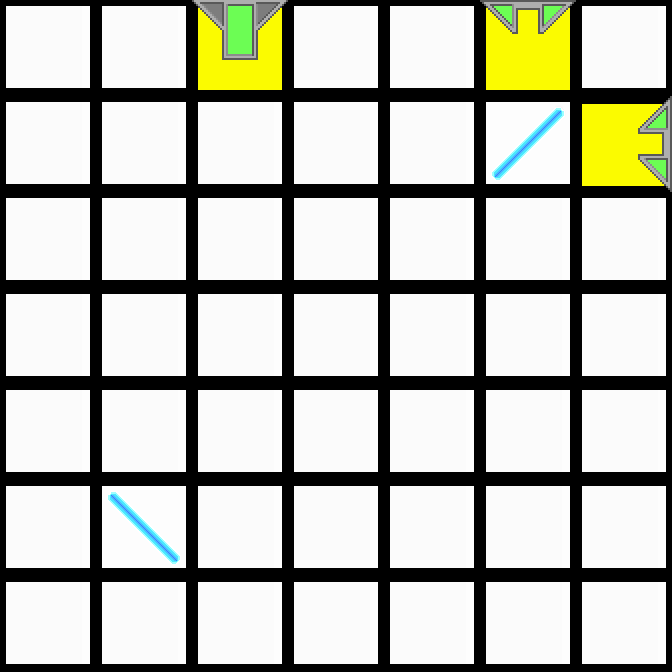

The image is a tile-based game level rendered from a .tmx file. Its description and complete source (layers, tilesets, objects, tile grids) follow:
An orthogonal 7x7 tile map with 96x96 px tiles, 2 tile layers (Colors, Tiles).

<map version="1.0" orientation="orthogonal" renderorder="right-down" width="7" height="7" tilewidth="96" tileheight="96">
 <properties>
  <property name="AvailableTiles" value="1, 1, 12" />
 </properties>
 <tileset firstgid="1" source="../tiles.tsx" />
 <layer name="Colors" width="7" height="7">
  <data encoding="csv">
87,87,84,87,87,84,87,
87,87,87,87,87,87,84,
87,87,87,87,87,87,87,
87,87,87,87,87,87,87,
87,87,87,87,87,87,87,
87,87,87,87,87,87,87,
87,87,87,87,87,87,87
</data>
 </layer>
 <layer name="Tiles" width="7" height="7">
  <data encoding="csv">
1,1,7,1,1,11,1,
1,1,1,1,1,2,12,
1,1,1,1,1,1,1,
1,1,1,1,1,1,1,
1,1,1,1,1,1,1,
1,3,1,1,1,1,1,
1,1,1,1,1,1,1
</data>
 </layer>
</map>
